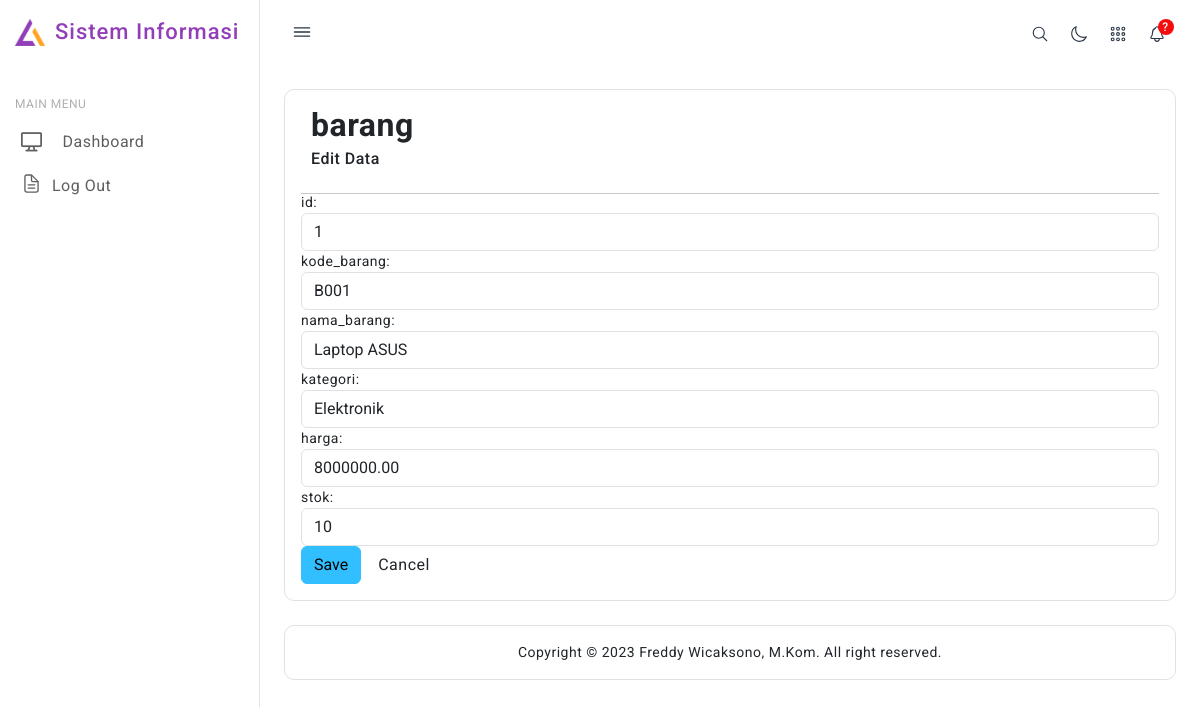
Page /barang/edit.php?id=1 on the earlier database version.
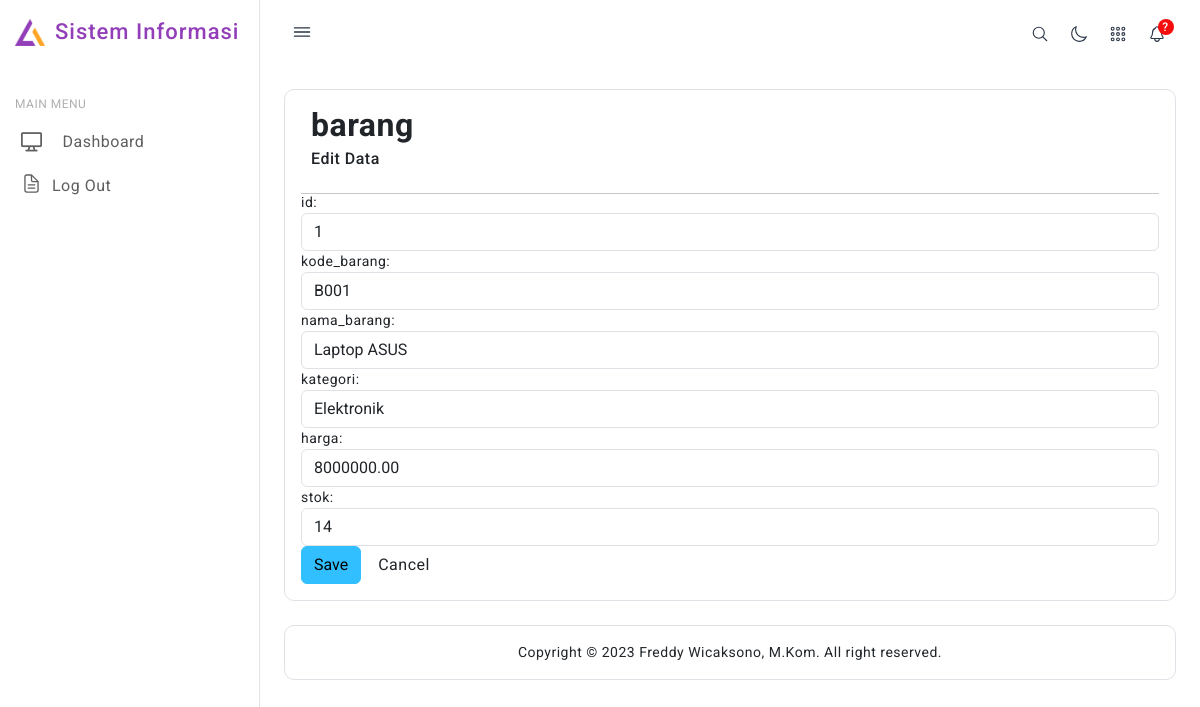
Same page on the later database version.
### tables this page shows
CREATE TABLE `barang` (
  `id` int NOT NULL,
  `kode_barang` varchar(20) NOT NULL,
  `nama_barang` varchar(100) NOT NULL,
  `kategori` varchar(50) DEFAULT NULL,
  `harga` decimal(10,2) NOT NULL,
  `stok` int NOT NULL
);

### db/database.php (called while the page is built, shortened)
<?php
class Database {
    private $pdo;
    public function __construct() {
        $dotenv = Dotenv\Dotenv::createImmutable(__DIR__ . "/..");
        $host = $_ENV["DB_HOST"];
        $dbname = $_ENV["DB_DATABASE"];
        $username = $_ENV["DB_USERNAME"];
        $password = $_ENV["DB_PASSWORD"];
        $charset = $_ENV["DB_CHARSET"];
    }
    private function connect($host, $dbname, $username, $password, $charset) {
        try {
            $this->pdo = new PDO("mysql:host={$host};dbname={$dbname};charset={$charset}", $username, $password);
            $this->pdo->setAttribute(PDO::ATTR_ERRMODE, PDO::ERRMODE_EXCEPTION);
        } catch (PDOException $e) {
            die("Database connection failed: " . $e->getMessage());
        }
    }
    public function executeQuery($sql, $params = []) {
        try {
            $stmt = $this->pdo->prepare($sql);
            if ($stmt) {
                $stmt->execute($params);
                return $stmt;
            } else {
                die("Error in query: " . print_r($this->pdo->errorInfo(), true));
            }
        } catch (PDOException $e) {
            die("Database error: " . $e->getMessage());
        }
    }
}

### controllers/Barang.php (called while the page is built, shortened)
<?php
include_once('../models/BarangModel.php');
class BarangController
{
    private $model;
    public function __construct()
    {
        $this->model = new BarangModel();
    }
    public function getBarang($id)
    {
        return $this->model->getBarang($id);
    }
}

### models/BarangModel.php (called while the page is built, shortened)
<?php
include_once('../db/database.php');
class BarangModel
{
    private $db;
    public function __construct()
    {
        $this->db = new Database();
    }
    public function getBarang($id)
    {
        $sql = "SELECT * FROM barang WHERE id = :id";
        $params = [":id" => $id];
        return $this->db->executeQuery($sql, $params)->fetchAll(PDO::FETCH_ASSOC);
    }
}

### barang/edit.php (the view, shortened to what this page needs)
<?php
include("../controllers/Barang.php");
include("../lib/functions.php");
$obj = new BarangController();
if(isset($_GET["id"])){
    $id=$_GET["id"];
}
$rows = $obj->getBarang($id);
?>
        <div class="header icon-and-heading">
        <h2><strong>barang</strong> <small>Edit Data</small> </h2>
        </div>
        <hr style="margin-bottom:-2px;"/>
        <form name="formEdit" method="POST" action="">
            <?php foreach ($rows as $row): ?>
                    <div class="form-group">
                        <label>id:</label>
                        <input type="text" class="form-control" id="id" name="id"
                            value="<?php echo $row['id']; ?>" readonly/>
                    </div>
                    <div class="form-group">
                        <label>kode_barang:</label>
                        <input type="text" class="form-control" id="kode_barang" name="kode_barang"
                            value="<?php echo $row['kode_barang']; ?>" />
                    </div>
                    <div class="form-group">
                        <label>nama_barang:</label>
                        <input type="text" class="form-control" id="nama_barang" name="nama_barang"
                            value="<?php echo $row['nama_barang']; ?>" />
                    </div>
                    <div class="form-group">
                        <label>kategori:</label>
                        <input type="text" class="form-control" id="kategori" name="kategori"
                            value="<?php echo $row['kategori']; ?>" />
                    </div>
                    <div class="form-group">
                        <label>harga:</label>
                        <input type="text" class="form-control" id="harga" name="harga"
                            value="<?php echo $row['harga']; ?>" />
                    </div>
                    <div class="form-group">
                        <label>stok:</label>
                        <input type="text" class="form-control" id="stok" name="stok"
                            value="<?php echo $row['stok']; ?>" />
                    </div>
            <?php endforeach; ?>
            <button class="save btn btn-large btn-info" type="submit">Save</button>
            <a href="#index" class="btn btn-large btn-default">Cancel</a>
        </form>
</body>
</html>

Differences in the rows shown:
changed barang "Laptop ASUS": stok "10" → "14"
